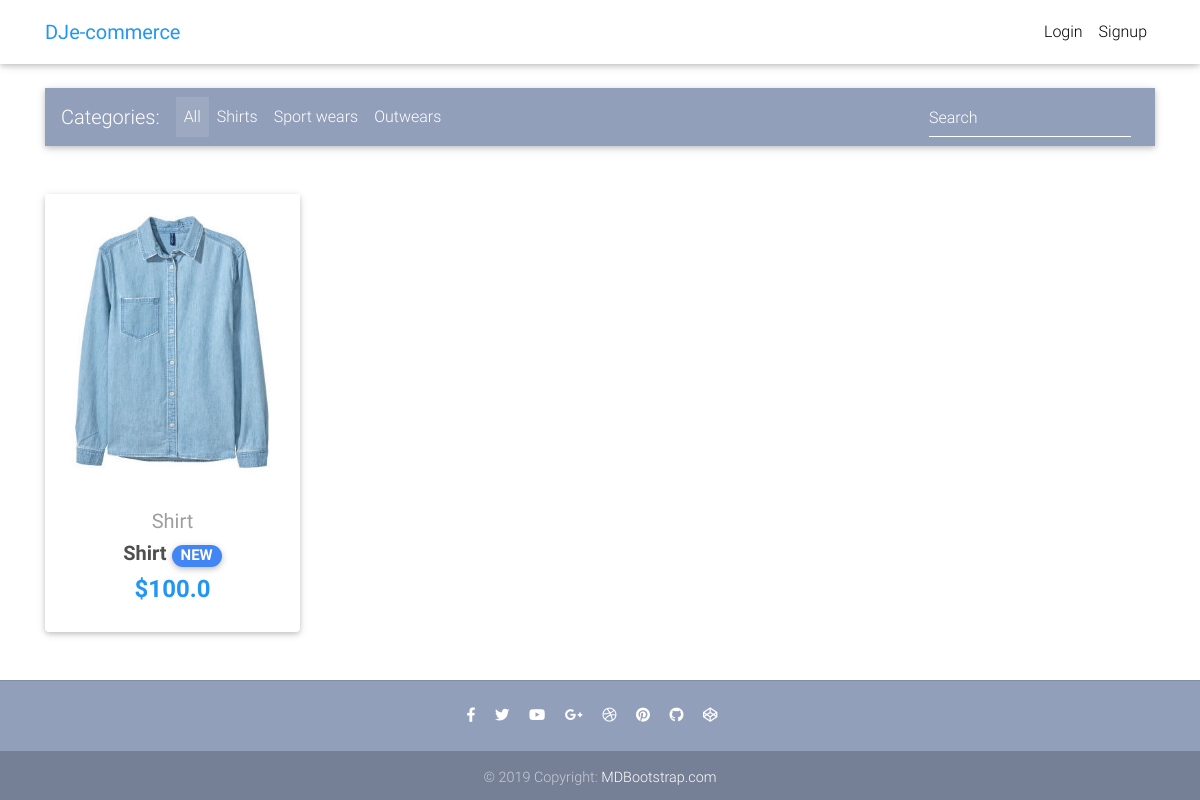
The app's page /, older data.
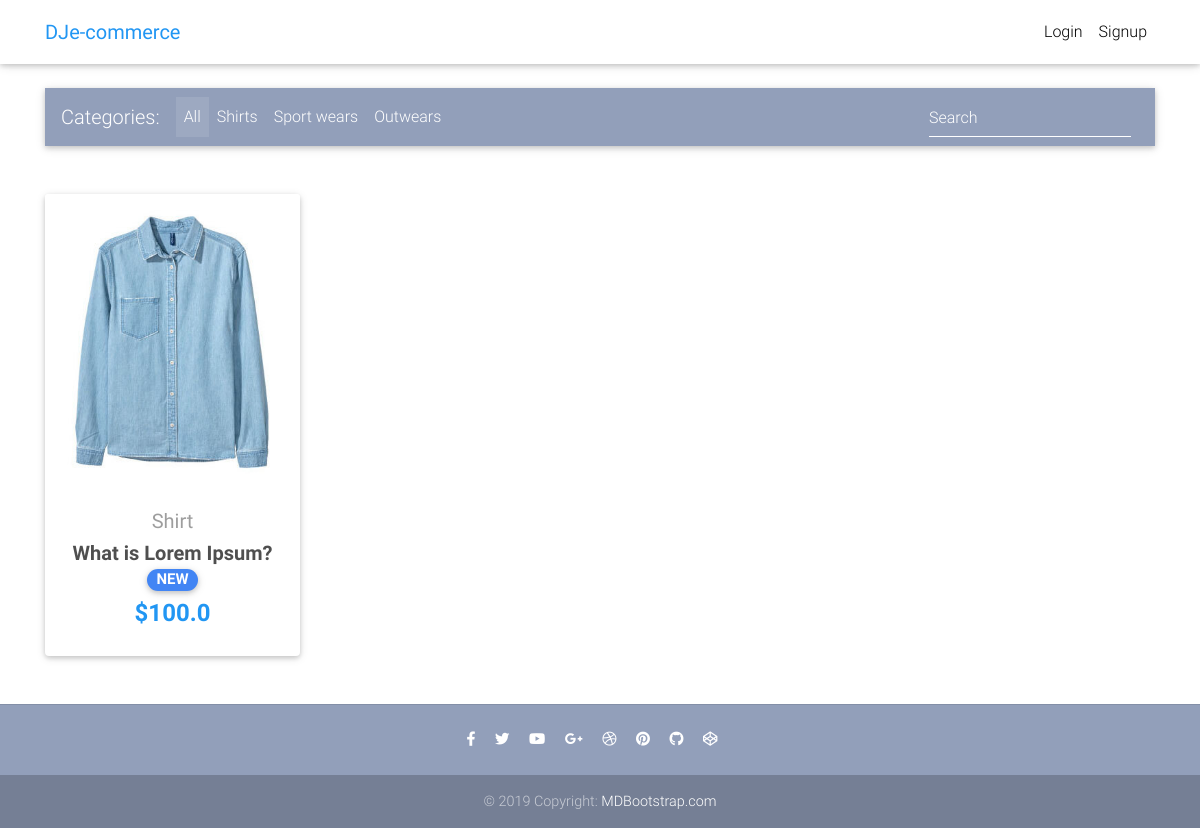
The same page, newer data.
### core/models.py (models this page shows, shortened)
class Item(models.Model):
    title = models.CharField(max_length=100)
    price = models.FloatField()
    discount_price = models.FloatField(null=True, blank=True)
    category = models.CharField(choices=CATEGORY_CHOICES, max_length=2)
    label = models.CharField(choices=LABEL_CHOICES, max_length=1)
    slug = models.SlugField()
    description = models.TextField()
    image = models.ImageField()
    def get_absolute_url(self):
        return reverse("core:product", kwargs={
            'slug': self.slug
        })

### core/views.py (the view)
# urls.py: path('', HomeView.as_view(), name='home'),
class HomeView(ListView):
    model = Item
    paginate_by = 10
    template_name = 'home.html'

### templates/home.html (shortened to what this page needs)
{% extends "base.html" %}
{% block content %}
  <main>
    <div class="container">
      <nav class="navbar navbar-expand-lg navbar-dark mdb-color lighten-3 mt-3 mb-5">
        <span class="navbar-brand">Categories:</span>
        <div class="collapse navbar-collapse" id="basicExampleNav">
          <ul class="navbar-nav mr-auto">
            <li class="nav-item active">
              <a class="nav-link" href="#">All
              </a>
            </li>
            <li class="nav-item">
              <a class="nav-link" href="#">Shirts</a>
            </li>
            <li class="nav-item">
              <a class="nav-link" href="#">Sport wears</a>
            </li>
            <li class="nav-item">
              <a class="nav-link" href="#">Outwears</a>
            </li>
          </ul>
          <form class="form-inline">
            <div class="md-form my-0">
              <input class="form-control mr-sm-2" type="text" placeholder="Search" aria-label="Search">
            </div>
          </form>
        </div>
      </nav>
      <section class="text-center mb-4">
        <div class="row wow fadeIn">
          {% for item in object_list %}
              <div class="col-lg-3 col-md-6 mb-4">
                <div class="card">
                  <div class="view overlay">
                    <img src="{{ item.image.url }}" class="card-img-top"
                      alt="">
                  </div>
                  <div class="card-body text-center">
                    <a href="" class="grey-text">
                      <h5>{{ item.get_category_display }}</h5>
                    </a>
                    <h5>
                      <strong>
                        <a href="{{ item.get_absolute_url }}" class="dark-grey-text">{{ item.title }}
                          <span class="badge badge-pill {{ item.get_label_display }}-color">NEW</span>
                        </a>
                      </strong>
                    </h5>
                    <h4 class="font-weight-bold blue-text">
                      <strong>
                          {% if item.discount_price %}
                            ${{ item.discount_price }}
                          {% else %}
                            ${{ item.price }}
                          {% endif %}
                      </strong>
                    </h4>
                  </div>
                </div>
              </div>
          {% endfor %}
        </div>
      </section>
    </div>
  </main>
{% endblock %}

Row changes from the older to the newer data that the page shows:
changed Item "Shirt": title "Shirt" → "What is Lorem Ipsum?"
